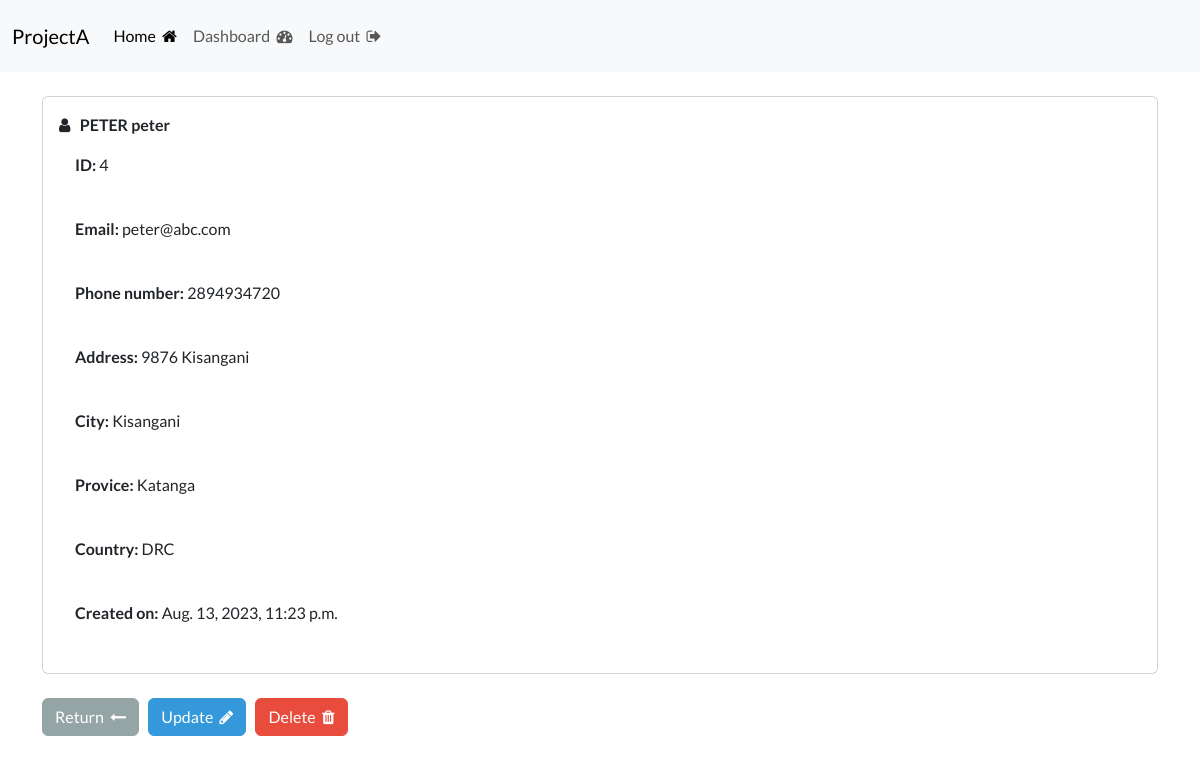
The page /view-record/4/ (signed in) on the database its author committed.
### webapp/models.py (models this page shows, shortened)
class Record(models.Model):
    creation_date = models.DateTimeField(auto_now_add=True)
    first_name = models.CharField(max_length=100)
    last_name = models.CharField(max_length=100)
    email = models.EmailField()
    phone = models.BigIntegerField()
    address = models.CharField(max_length=255)
    city = models.CharField(max_length=100)
    province = models.CharField(max_length=100)
    country = models.CharField(max_length=100)
    class Meta:
        ordering = ('-creation_date',)

### webapp/views.py (the view)
# urls.py: path('view-record/<int:pk>/', views.single_record, name='view-record'),
@login_required(login_url='login')
def single_record(request, pk):
    all_records = Record.objects.get(id=pk)
    context = {
        'record': all_records
    }
    return render(request, 'webapp/view-record.html', context)

### webapp/templates/webapp/view-record.html (shortened to what this page needs)
{% extends 'webapp/base.html' %}
{% load crispy_forms_tags %}
{% block content %}
    <div class="card p-3">
        <strong>
            <i class="fa fa-user" aria-hidden="true"></i>
            {{ record.last_name|upper }}
            {{ record.first_name }}
        </strong>
        <div class="card-body">
            <p><strong>ID: </strong>{{ record.id }}</p><br>
            <p><strong>Email: </strong>{{ record.email }}</p><br>
            <p><strong>Phone number: </strong>{{ record.phone }}</p><br>
            <p><strong>Address: </strong>{{ record.address }}</p><br>
            <p><strong>City: </strong>{{ record.city }}</p><br>
            <p><strong>Provice: </strong>{{ record.province }}</p><br>
            <p><strong>Country: </strong>{{ record.country }}</p><br>
            <p><strong>Created on: </strong>{{ record.creation_date }}</p>
        </div>
    </div>
    <br>
    <a href="{% url 'dashboard' %}" class="btn btn-secondary"> Return &nbsp;<i class="fa fa-long-arrow-left" aria-hidden="true"></i>
    </a>
    <a href="{% url 'update-record' record.id %}" class="btn btn-info"> Update &nbsp;<i class="fa fa-pencil" aria-hidden="true"></i>
    </a>
    <a href="{% url 'delete-record' record.id %}" class="btn btn-danger"> Delete &nbsp;<i class="fa fa-trash" aria-hidden="true"></i>
    </a>
{% endblock content %}

### rows shown on the page
Record: last_name "PETER", first_name "peter", id "4", email "peter@abc.com", phone "2894934720", address "9876 Kisangani", city "Kisangani", province "Katanga", country "DRC", creation_date "Aug. 13, 2023, 11:23 p.m."
